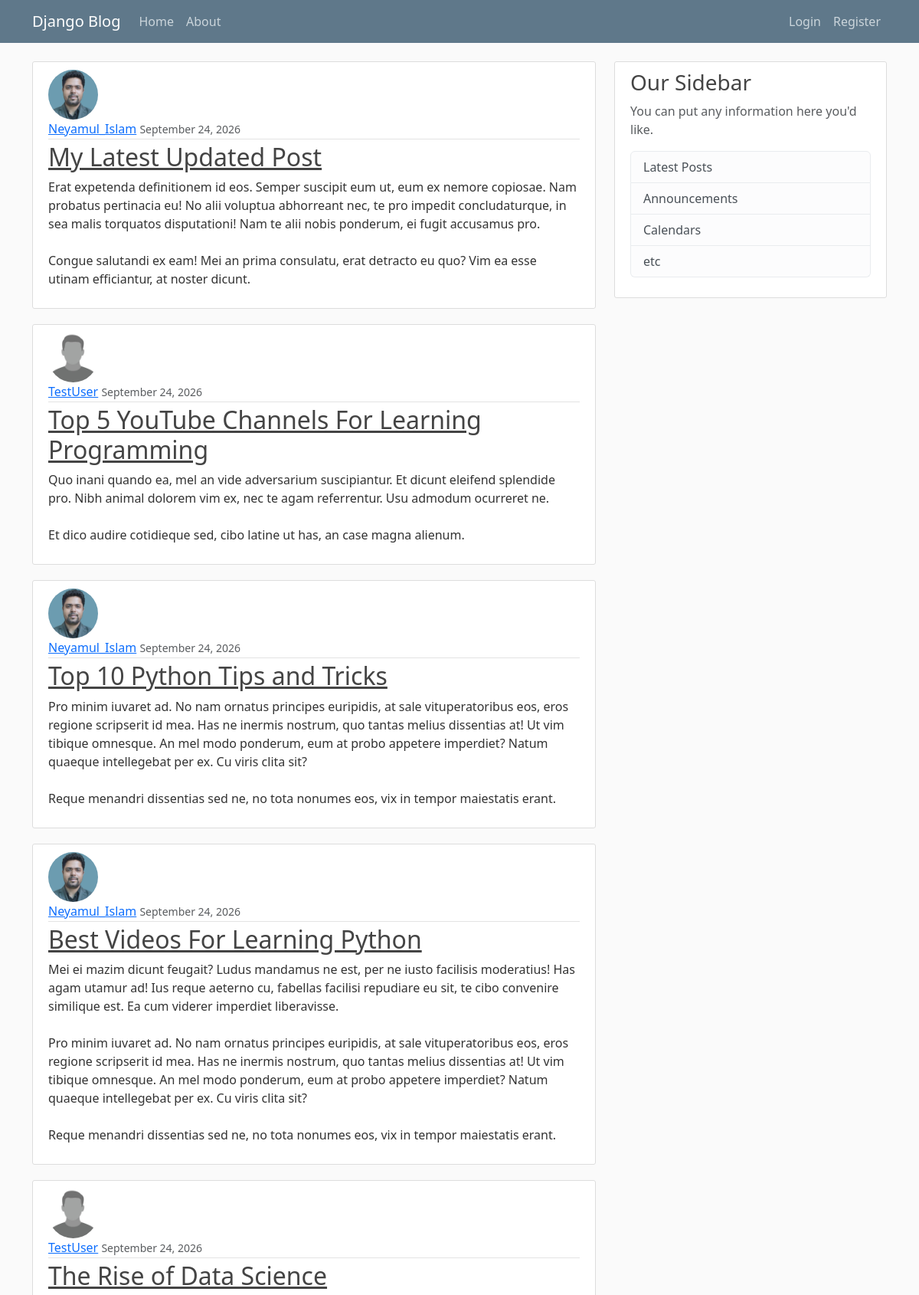
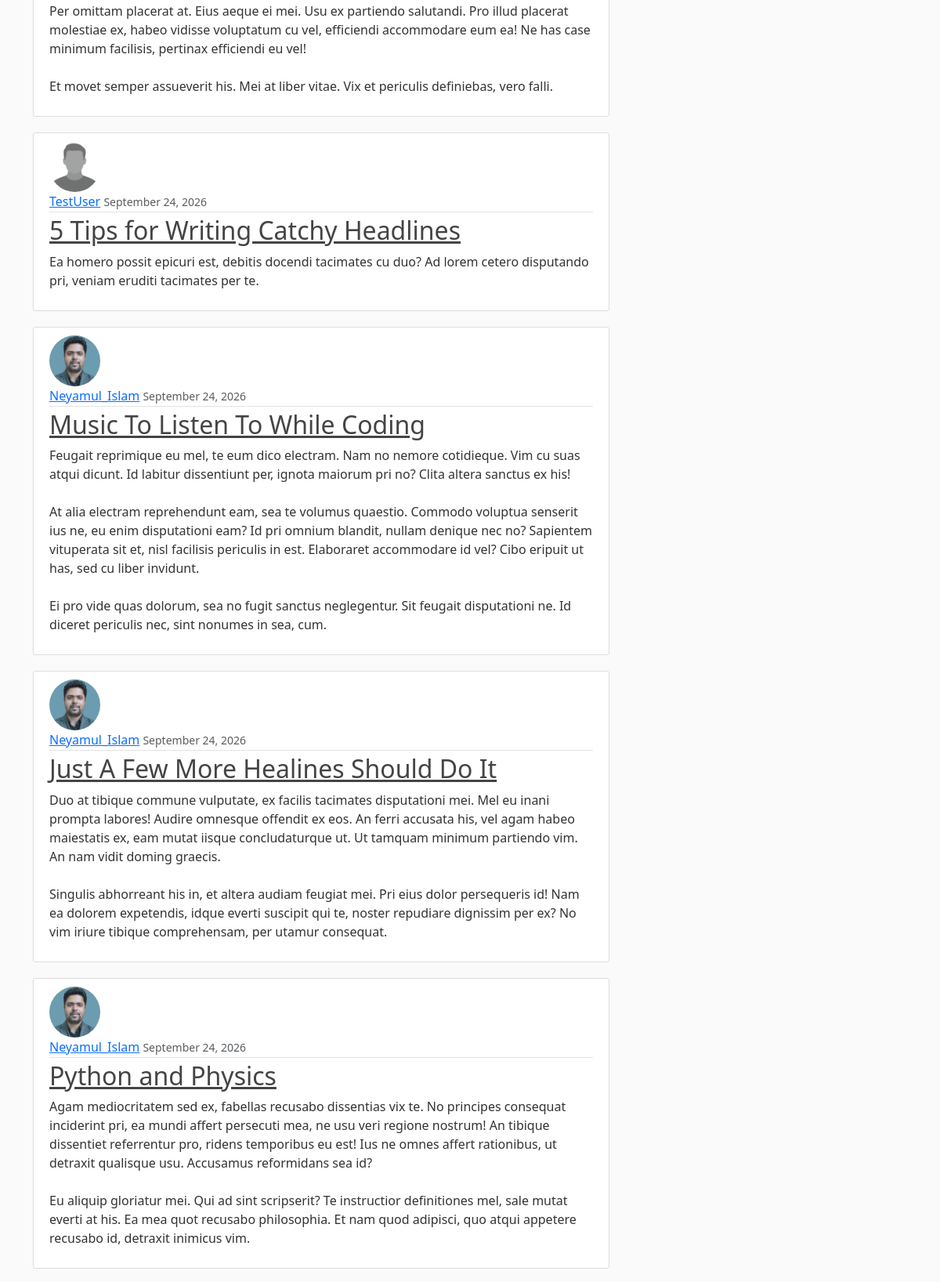
The page / (upper part) on the database its author committed (2 pictures, top to bottom).
### blog/models.py (models this page shows, shortened)
class Post(models.Model):
    title = models.CharField(max_length=200)
    content = models.TextField()
    date_posted = models.DateTimeField(default=timezone.now)
    author = models.ForeignKey(User,on_delete=models.CASCADE)

### users/models.py (models this page shows, shortened)
class Profile(models.Model):
    user = models.OneToOneField(User,on_delete=models.CASCADE)
    image = models.ImageField(default='default.jpg',upload_to='profile_pics')

### blog/views.py (the view)
# urls.py: path('', PostListView.as_view(), name='blog-home'),
class PostListView(ListView):
    model = Post
    template_name = 'blog/home.html' #<app>/<model>_<viewtype>.html
    context_object_name = 'posts'
    ordering = ['-date_posted']

### blog/templates/blog/home.html
{% extends "blog/base.html" %}
{% block content %}
    {% for post in posts %}
        <article class="media content-section">
        <img class="rounded-circle article-img" src="{{ post.author.profile.image.url }}">
            <div class="media-body">
                <div class="article-metadata">
                    <a class="mr-2" href="#">{{ post.author }}</a>
                    <small class="text-muted">{{ post.date_posted|date:"F d, Y" }}</small>
                </div>
                <h2><a class="article-title" href="{% url 'post-detail' post.id %}">{{ post.title }}</a></h2>
                <p class="article-content">{{ post.content }}</p>
            </div>
        </article>
    {% endfor %}
{% endblock content %}

### blog/static/blog/main.css (style rules this page uses)
body { background: #fafafa; color: #333333; margin-top: 5rem; }
h1, h2, h3, h4, h5, h6 { color: #444444; }
.content-section { background: #ffffff; padding: 10px 20px; border: 1px solid #dddddd; border-radius: 3px; margin-bottom: 20px; }
.article-title { color: #444444; }
.article-content { white-space: pre-line; }
.article-img { height: 65px; width: 65px; margin-right: 16px; }
.article-metadata { padding-bottom: 1px; margin-bottom: 4px; border-bottom: 1px solid #e3e3e3 }

### rows shown on the page
Post: author.profile.image (picture), author "Neyamul_Islam", date_posted "September 24, 2026", title "My Latest Updated Post", content "Erat expetenda definitionem id eos. Semper suscipit eum ut, eum ex nemore copiosae. Nam probatus pertinacia eu! No alii voluptua abhorreant nec, te pro impedit concludaturque, in sea malis torquatos disputationi! Nam te alii nobis ponderum, ei fugit accusamus pro. Congue salutandi ex eam! Mei an prima consulatu, erat detracto eu quo? Vim ea esse utinam efficiantur, at noster dicunt."
Post: author.profile.image (placeholder picture), author "TestUser", date_posted "September 24, 2026", title "Top 5 YouTube Channels For Learning Programming", content "Quo inani quando ea, mel an vide adversarium suscipiantur. Et dicunt eleifend splendide pro. Nibh animal dolorem vim ex, nec te agam referrentur. Usu admodum ocurreret ne. Et dico audire cotidieque sed, cibo latine ut has, an case magna alienum."
Post: author.profile.image (picture), author "Neyamul_Islam", date_posted "September 24, 2026", title "Top 10 Python Tips and Tricks", content "Pro minim iuvaret ad. No nam ornatus principes euripidis, at sale vituperatoribus eos, eros regione scripserit id mea. Has ne inermis nostrum, quo tantas melius dissentias at! Ut vim tibique omnesque. An mel modo ponderum, eum at probo appetere imperdiet? Natum quaeque intellegebat per ex. Cu viris clita sit? Reque menandri dissentias sed ne, no tota nonumes eos, vix in tempor maiestatis erant."
Post: author.profile.image (picture), author "Neyamul_Islam", date_posted "September 24, 2026", title "Best Videos For Learning Python", content "Mei ei mazim dicunt feugait? Ludus mandamus ne est, per ne iusto facilisis moderatius! Has agam utamur ad! Ius reque aeterno cu, fabellas facilisi repudiare eu sit, te cibo convenire similique est. Ea cum viderer imperdiet liberavisse. Pro minim iuvaret ad. No nam ornatus principes euripidis, at sale vituperatoribus eos, eros regione scripserit id mea. Has ne inermis nostrum, quo tantas melius dissentias at! Ut vim tibique omnesque. An mel modo ponderum, eum at probo appetere imperdiet? Natum quaeque intellegebat per ex. Cu viris clita sit? Reque menandri dissentias sed ne, no tota nonumes eos, vix in tempor maiestatis erant."
Post: author.profile.image (placeholder picture), author "TestUser", date_posted "September 24, 2026", title "The Rise of Data Science", content "Per omittam placerat at. Eius aeque ei mei. Usu ex partiendo salutandi. Pro illud placerat molestiae ex, habeo vidisse voluptatum cu vel, efficiendi accommodare eum ea! Ne has case minimum facilisis, pertinax efficiendi eu vel! Et movet semper assueverit his. Mei at liber vitae. Vix et periculis definiebas, vero falli."
Post: author.profile.image (placeholder picture), author "TestUser", date_posted "September 24, 2026", title "5 Tips for Writing Catchy Headlines", content "Ea homero possit epicuri est, debitis docendi tacimates cu duo? Ad lorem cetero disputando pri, veniam eruditi tacimates per te."
Post: author.profile.image (picture), author "Neyamul_Islam", date_posted "September 24, 2026", title "Music To Listen To While Coding", content "Feugait reprimique eu mel, te eum dico electram. Nam no nemore cotidieque. Vim cu suas atqui dicunt. Id labitur dissentiunt per, ignota maiorum pri no? Clita altera sanctus ex his! At alia electram reprehendunt eam, sea te volumus quaestio. Commodo voluptua senserit ius ne, eu enim disputationi eam? Id pri omnium blandit, nullam denique nec no? Sapientem vituperata sit et, nisl facilisis periculis in est. Elaboraret accommodare id vel? Cibo eripuit ut has, sed cu liber invidunt. Ei pro vide quas dolorum, sea no fugit sanctus neglegentur. Sit feugait disputationi ne. Id diceret periculis nec, sint nonumes in sea, cum."
Post: author.profile.image (picture), author "Neyamul_Islam", date_posted "September 24, 2026", title "Just A Few More Healines Should Do It", content "Duo at tibique commune vulputate, ex facilis tacimates disputationi mei. Mel eu inani prompta labores! Audire omnesque offendit ex eos. An ferri accusata his, vel agam habeo maiestatis ex, eam mutat iisque concludaturque ut. Ut tamquam minimum partiendo vim. An nam vidit doming graecis. Singulis abhorreant his in, et altera audiam feugiat mei. Pri eius dolor persequeris id! Nam ea dolorem expetendis, idque everti suscipit qui te, noster repudiare dignissim per ex? No vim iriure tibique comprehensam, per utamur consequat."
Post: author.profile.image (picture), author "Neyamul_Islam", date_posted "September 24, 2026", title "Python and Physics", content "Agam mediocritatem sed ex, fabellas recusabo dissentias vix te. No principes consequat inciderint pri, ea mundi affert persecuti mea, ne usu veri regione nostrum! An tibique dissentiet referrentur pro, ridens temporibus eu est! Ius ne omnes affert rationibus, ut detraxit qualisque usu. Accusamus reformidans sea id? Eu aliquip gloriatur mei. Qui ad sint scripserit? Te instructior definitiones mel, sale mutat everti at his. Ea mea quot recusabo philosophia. Et nam quod adipisci, quo atqui appetere recusabo id, detraxit inimicus vim."
